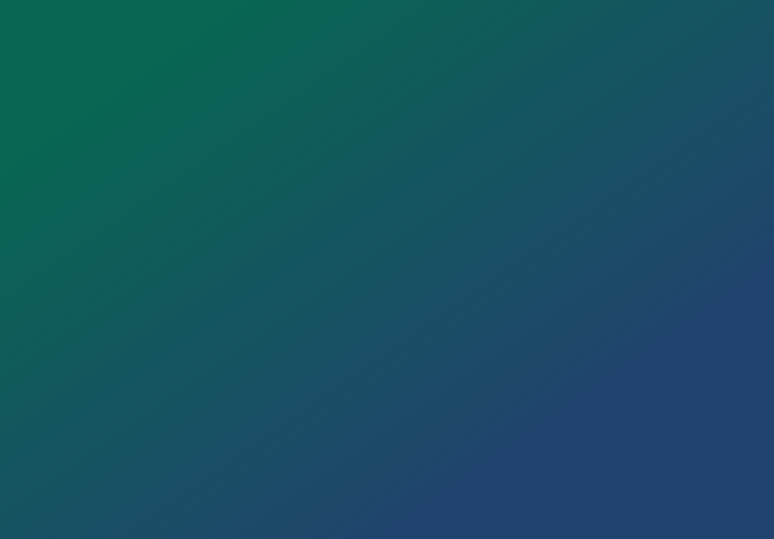
<?xml version="1.0" encoding="UTF-8"?>
<ui version="4.0">
 <class>Genetics</class>
 <widget class="QWidget" name="Genetics">
  <property name="geometry">
   <rect>
    <x>0</x>
    <y>0</y>
    <width>774</width>
    <height>539</height>
   </rect>
  </property>
  <property name="windowTitle">
   <string>Genetics data</string>
  </property>
  <property name="styleSheet">
   <string notr="true">background-color: qlineargradient(spread:repeat, x1:0, y1:0, x2:1, y2:1, stop:0.151685 rgba(8, 102, 82, 255), stop:0.747191 rgba(32, 68, 109, 255));</string>
  </property>
 </widget>
 <resources/>
 <connections/>
</ui>
